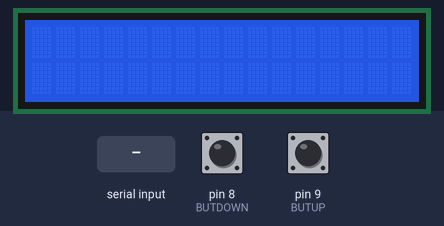
A sketch run on a simulated Arduino Uno, built with avr-gcc and run on an emulated ATmega328P. Shown: 16×2 character LCD. Inputs (shaded band) come from the test bench; at power-on: pin 8 (BUTDOWN) HIGH, pin 9 (BUTUP) HIGH.

Above: at 1.2 s.
1.3 s: "1\n" received over Serial
At 2.3 s:
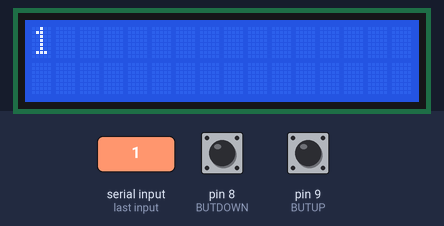
2.8 s: "0\n" received over Serial
At 3.7 s:
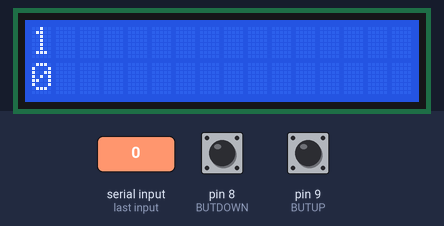
Timing chart, 0 to 5.8 s (numbered marks = the images above; inputs shaded):
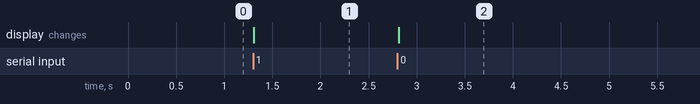

Measured:
- after the input at 1.3 s, the display: changes at once (image 1)
- after the input at 2.8 s, the display: changes at once (image 2)

The sketch:

Zadanie3.ino
```cpp
// Łukasz Szpak
// Środa 18:55
// Zadanie: 3.3 - Logger UART do LCD

#include <LiquidCrystal.h>

#define ARRSIZE 15
#define BUTUP 9
#define BUTDOWN 8
#define ROLLDELAY 250

String mesArr[ARRSIZE];
int actSize;
int actPos;
bool refresh;

int mesPos[2];
long long lastUpdate;

LiquidCrystal lcd(12, 11, 5, 4, 3, 2);
void setup() {
  pinMode(BUTUP, INPUT_PULLUP);
  pinMode(BUTDOWN, INPUT_PULLUP);

  actSize = 0;
  actPos = 0;
  refresh = false;
  lastUpdate = 0;

  lcd.begin(16, 2);
  Serial.begin(9600);
}

void loop() {
  if (Serial.available() > 0) {
    String newMes = Serial.readStringUntil('\n');
    checkSizeAndAdd(newMes);
  }

  if (refresh) {
    refresh = false;

    lcd.clear();
    printDataOnLcd();
  }

  checkButtons();
  checkPos();

  delay(20);
}

void checkSizeAndAdd(String newString) {
  if (actSize >= ARRSIZE) {
    for (int i = 0; i < ARRSIZE - 1; i++) {
      mesArr[i] = mesArr[i+1];
    }
    mesArr[ARRSIZE-1] = newString;
  } else {
    mesArr[actSize] = newString;
    actSize++;
  }
  refresh = true;
  actPos = actSize;

  mesPos[0] = 0;
  mesPos[1] = 0;
  lastUpdate = millis();
}

void printDataOnLcd() {
  if (actSize == 1) {
    lcd.setCursor(0, 0);
    lcd.print(mesArr[0].substring(mesPos[0]));
  } else {
    lcd.setCursor(0, 0);
    lcd.print(mesArr[actPos - 2].substring(mesPos[0]));
    lcd.setCursor(0, 1);
    lcd.print(mesArr[actPos - 1].substring(mesPos[1]));
  }
}

void checkButtons() {
  if (digitalRead(BUTUP) == LOW) {
    delay(5);
    if (digitalRead(BUTUP) == LOW) {
      while (digitalRead(BUTUP) == LOW);
      actPos++;
      if (actPos > actSize)
        actPos = 2;
      refresh = true;
      mesPos[0] = 0;
      mesPos[1] = 0;
    }
  }

  if (digitalRead(BUTDOWN) == LOW) {
    delay(5);
    if (digitalRead(BUTDOWN) == LOW) {
      while (digitalRead(BUTDOWN) == LOW);
      actPos--;

      if (actPos < 2) {
        actPos = actSize;
      }
      refresh = true;
      mesPos[0] = 0;
      mesPos[1] = 0;
    }
  }
}

void checkPos() {
  if (millis() - lastUpdate > ROLLDELAY) {
    if (actSize == 0) {

    } else if (actSize == 1) {
      if (mesArr[0].length() > 16) {
        mesPos[0] = mesPos[0] + 1;
        if (mesArr[0].length() - mesPos[0] < 16)
          mesPos[0] = 0;
        refresh = true;
      }
    } else {
      if (mesArr[actPos - 2].length() > 16) {
        mesPos[0] = mesPos[0] + 1;
        if (mesArr[actPos - 2].length() - mesPos[0] < 16)
          mesPos[0] = 0;
        refresh = true;
      }
      if (mesArr[actPos - 1].length() > 16) {
        mesPos[1] = mesPos[1] + 1;
        if (mesArr[actPos - 1].length() - mesPos[1] < 16)
          mesPos[1] = 0;
        refresh = true;
      }
    }

    lastUpdate = millis();
  }
}
```
